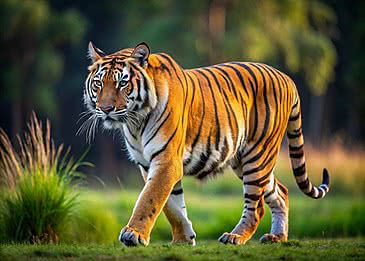
#> input picture opencv/Photos/tiger-image.jpg, 365 x 261 px
$ python 'perspective transformation.py'
#> lines starting #> are read from the running program, lines starting #| are printed output that depends on the picture
import cv2
import numpy as np

img = cv2.imread('Photos/tiger-image.jpg')
#> img is the input picture: shape (261, 365, 3); mean B, G, R 52.6, 89.8, 94.4

pts1 = np.float32([[100,100], [400,100], [100,400], [400,400]])
pts2 = np.float32([[0,0], [300,0], [0,300], [300,300]])

matrix = cv2.getPerspectiveTransform(pts1, pts2)
output = cv2.warpPerspective(img, matrix, (300, 300))
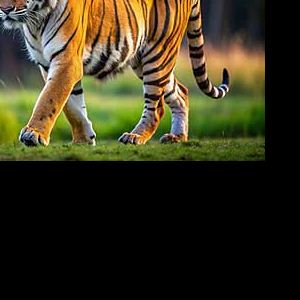
#> output: shape (300, 300, 3); mean B, G, R 29.4, 51.6, 55.9

cv2.imshow("Perspective Transform", output)
cv2.waitKey(0)
cv2.destroyAllWindows()

$ run again, with opencv/Photos/nature.jpg copied over opencv/Photos/tiger-image.jpg
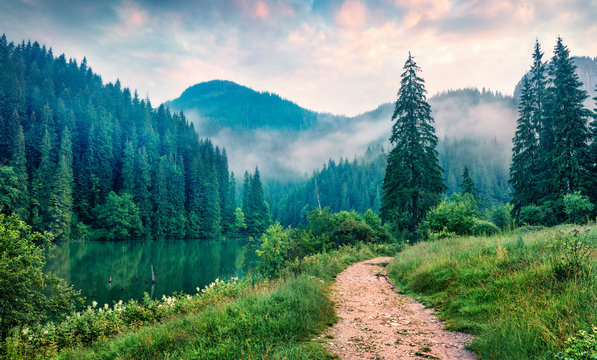
#> input picture opencv/Photos/nature.jpg, 597 x 360 px
#> img is the input picture: shape (360, 597, 3); mean B, G, R 118.2, 132.2, 95.5
#> `output = cv2.warpPerspective(img, matrix, (300, 300))`:
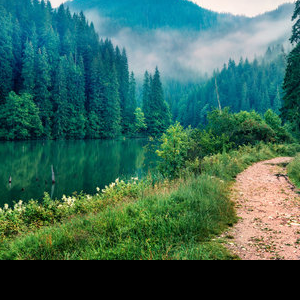
#> output: shape (300, 300, 3); mean B, G, R 89, 103.9, 58.4

$ run again, with opencv/Photos/elephant-image.jpeg copied over opencv/Photos/tiger-image.jpg
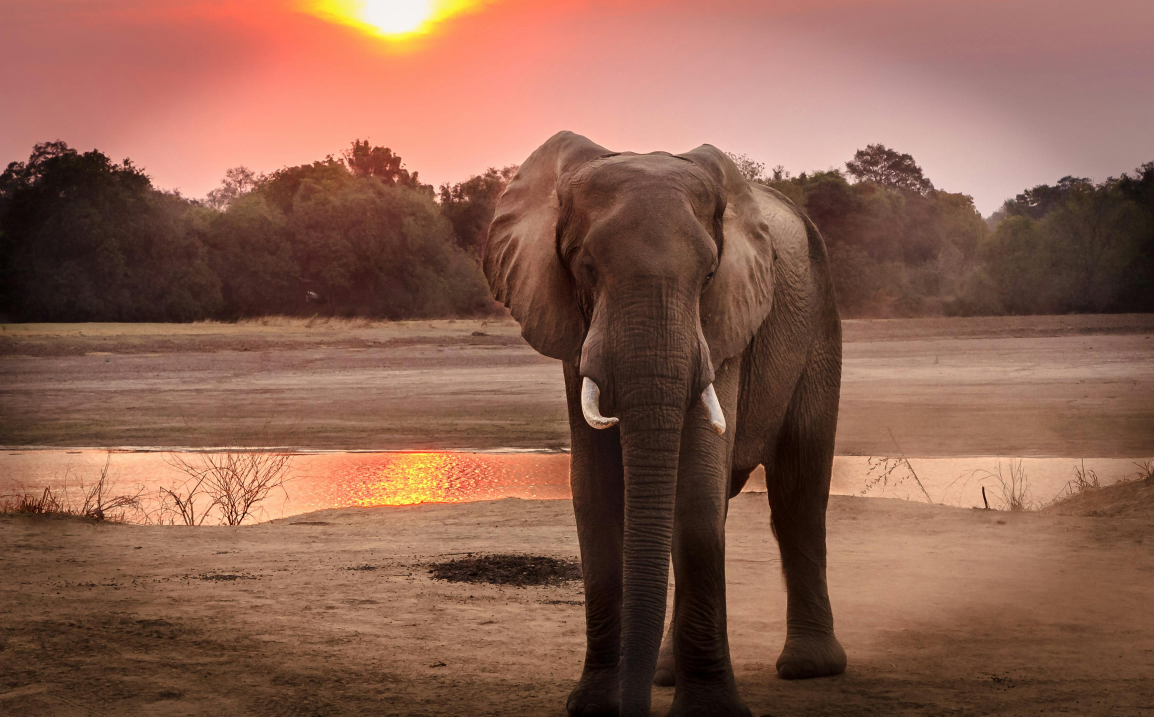
#> input picture opencv/Photos/elephant-image.jpeg, 3461 x 2150 px (shown at 1/3 size)
#> img is the input picture: shape (2150, 3461, 3); mean B, G, R 79.5, 96.7, 140
#> `output = cv2.warpPerspective(img, matrix, (300, 300))`:
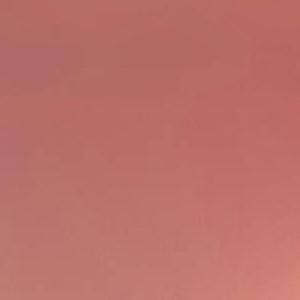
#> output: shape (300, 300, 3); mean B, G, R 105.5, 112, 187.1
